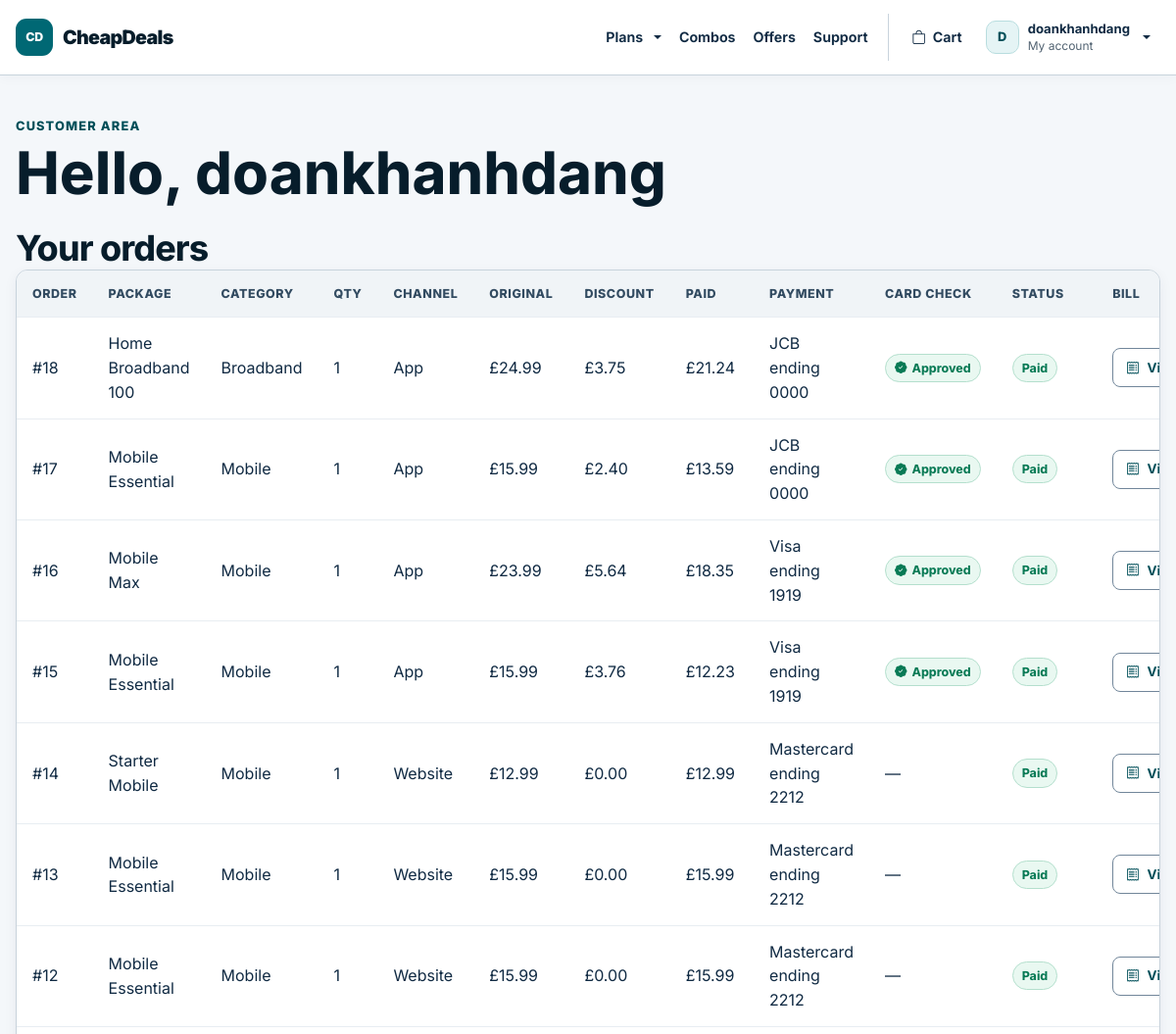
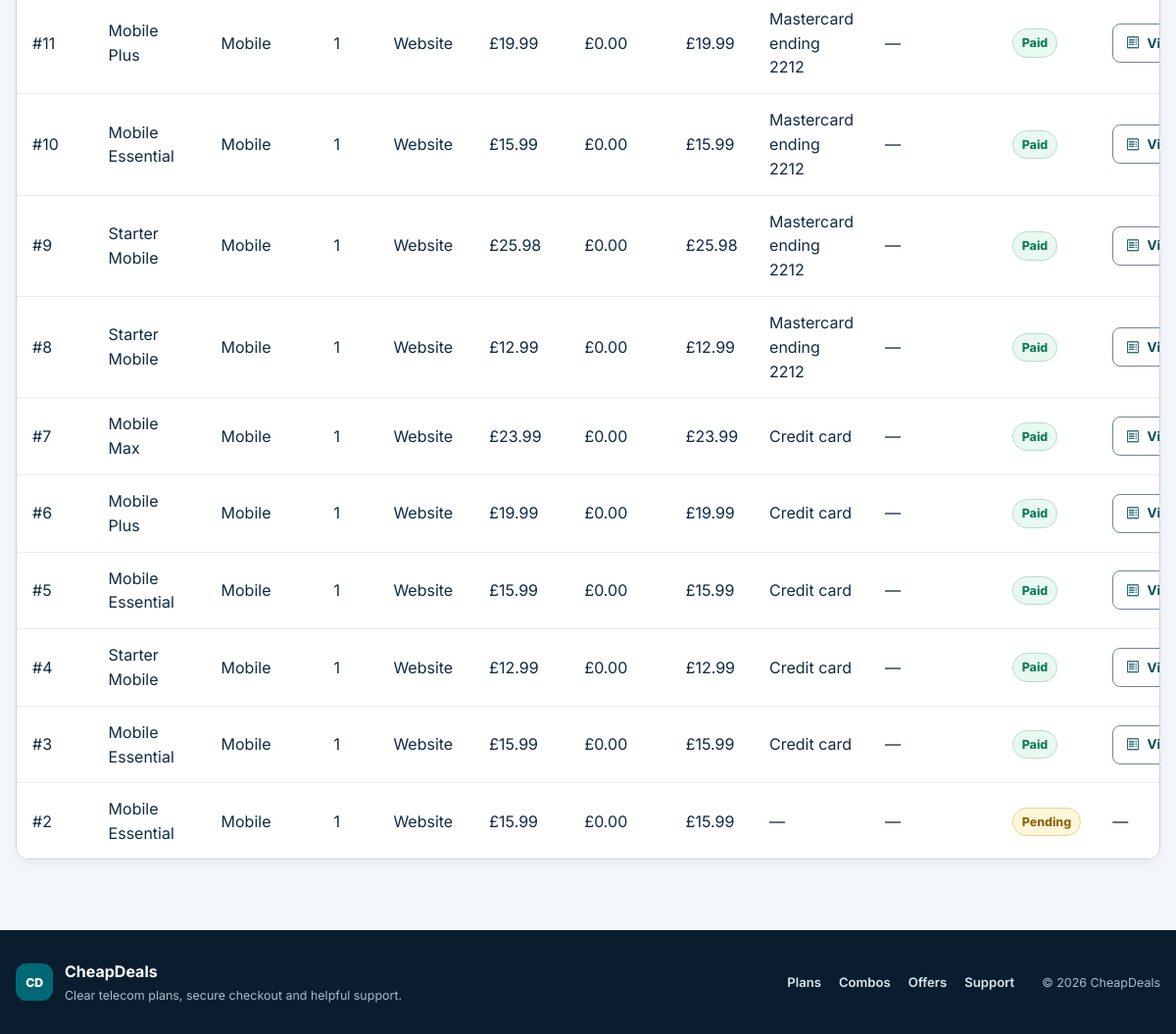
Screenshot of /COMP1807/cheapdeals/public/account (signed in) with the database file from the repository (2 pictures, top to bottom).
### tables this page shows
CREATE TABLE `orders` (
  `id` int(11) NOT NULL,
  `user_id` int(11) DEFAULT NULL,
  `package_id` int(11) DEFAULT NULL,
  `quantity` int(11) NOT NULL DEFAULT 1,
  `total` decimal(10,2) DEFAULT NULL,
  `discount` decimal(10,2) DEFAULT NULL,
  `final_total` decimal(10,2) DEFAULT NULL,
  `status` enum('Pending','Paid','Cancelled') DEFAULT 'Pending',
  `order_channel` varchar(20) NOT NULL DEFAULT 'Website',
  `created_by` int(11) DEFAULT NULL,
  `created_at` timestamp NOT NULL DEFAULT current_timestamp()
);

CREATE TABLE `packages` (
  `id` int(11) NOT NULL,
  `package_name` varchar(100) DEFAULT NULL,
  `category` enum('Mobile','Broadband','Tablet') DEFAULT NULL,
  `price` decimal(10,2) DEFAULT NULL,
  `minutes` int(11) DEFAULT NULL,
  `sms` int(11) DEFAULT NULL,
  `data_gb` int(11) DEFAULT NULL,
  `description` text DEFAULT NULL,
  `stock` int(11) DEFAULT 100,
  `image` varchar(255) DEFAULT NULL,
  `is_active` tinyint(1) NOT NULL DEFAULT 1
);

CREATE TABLE `payments` (
  `id` int(11) NOT NULL,
  `order_id` int(11) DEFAULT NULL,
  `amount` decimal(10,2) DEFAULT NULL,
  `payment_method` varchar(50) DEFAULT NULL,
  `payment_status` enum('Success','Failed') DEFAULT NULL,
  `verification_status` varchar(20) DEFAULT NULL,
  `verification_reference` varchar(60) DEFAULT NULL,
  `verification_message` varchar(255) DEFAULT NULL,
  `receipt_ref` varchar(40) DEFAULT NULL,
  `payment_date` timestamp NOT NULL DEFAULT current_timestamp()
);

### app/core/Controller.php (called while the page is built, shortened)
<?php
class Controller
{
    public function __construct()
    {
        $this->db = new Database();
    }
    protected function view(string $view, array $data = []): void
    {
        extract($data);
        require APP_ROOT . '/views/layout/header.php';
        require APP_ROOT . '/views/layout/navbar.php';
        require APP_ROOT . '/views/' . $view . '.php';
        require APP_ROOT . '/views/layout/footer.php';
    }
    protected function currentCustomer(): ?array
    {
        return $_SESSION['customer'] ?? null;
    }
}

### app/controllers/CustomerController.php (called while the page is built, shortened)
<?php
class CustomerController extends Controller
{
    private function requireCustomer(): array
    {
        $customer = $this->currentCustomer();
        return $customer;
    }
    public function account(): void
    {
        $customer = $this->requireCustomer();
        $orders = (new Order($this->db))
            ->forUser((int) $customer['id']);
        $this->view('customer/account', [
            'title' => 'My account',
            'customer' => $customer,
            'orders' => $orders
        ]);
    }
}

### app/core/Router.php (called while the page is built, shortened)
<?php
class Router
{
    private array $routes = [];
    public function get(string $path, array $handler): void
    {
        $this->routes['GET'][$this->normalize($path)] = $handler;
    }
    public function post(string $path, array $handler): void
    {
        $this->routes['POST'][$this->normalize($path)] = $handler;
    }
    public function dispatch(): void
    {
        $path = $this->normalize((string) parse_url($_SERVER['REQUEST_URI'], PHP_URL_PATH));
        $base = $this->normalize(BASE_PATH);
        if ($base !== '/' && str_starts_with($path, $base)) {
            $path = $this->normalize(substr($path, strlen($base)));
        }
        $method = $_SERVER['REQUEST_METHOD'] ?? 'GET';
        $handler = $this->routes[$method][$path] ?? null;
        [$controller, $action] = $handler;
        (new $controller())->$action();
    }
    private function normalize(string $path): string
    {
        $path = '/' . trim($path, '/');
        return $path === '//' ? '/' : $path;
    }
}

### public/index.php (called while the page is built, shortened)
<?php
require_once __DIR__ . '/../app/config/config.php';
require_once APP_ROOT . '/core/Database.php';
require_once APP_ROOT . '/core/Controller.php';
require_once APP_ROOT . '/core/Router.php';
$router = new Router();
$router->get('/', [PackageController::class, 'index']);
$router->get('/packages', [PackageController::class, 'index']);
$router->get('/package', [PackageController::class, 'detail']);
$router->get('/combos', [DealController::class, 'index']);
$router->get('/combo', [DealController::class, 'detail']);
$router->get('/offers', [OfferController::class, 'index']);
$router->get('/enquiry', [EnquiryController::class, 'create']);
$router->post('/enquiry', [EnquiryController::class, 'store']);
$router->get('/messages', [CustomerController::class, 'messages']);
$router->get('/checkout', [OrderController::class, 'checkout']);
$router->post('/checkout', [OrderController::class, 'store']);
$router->get('/order/success', [OrderController::class, 'success']);
$router->post('/cart/add', [CartController::class, 'add']);
$router->post('/cart/add-deal', [CartController::class, 'addDeal']);
$router->post('/cart/update', [CartController::class, 'update']);
$router->post('/cart/remove', [CartController::class, 'remove']);
$router->get('/payment', [PaymentController::class, 'payment']);
$router->post('/payment', [PaymentController::class, 'store']);
$router->get('/login', [AuthController::class, 'login']);
$router->post('/login', [AuthController::class, 'authenticate']);
$router->get(
    '/forgot-password',
    [AuthController::class, 'forgotPassword']
);
$router->post(
    '/forgot-password/verify',
    [AuthController::class, 'verifyResetAccount']
);
$router->post(
    '/forgot-password/reset',
    [AuthController::class, 'resetPassword']
);
$router->get('/register', [AuthController::class, 'register']);
$router->post('/register', [AuthController::class, 'store']);
$router->get(
    '/register/success',
    [AuthController::class, 'registrationSuccess']
);
$router->get('/logout', [AuthController::class, 'logout']);
$router->post('/logout', [AuthController::class, 'logout']);
$router->get('/account', [CustomerController::class, 'account']);
$router->get('/bill', [CustomerController::class, 'bill']);
$router->get('/subscription', [CustomerController::class, 'subscription']);
$router->post('/subscription/update', [CustomerController::class, 'updateSubscription']);
$router->get('/profile', [CustomerController::class, 'profile']);
$router->post('/profile', [CustomerController::class, 'update']);
$router->post(
    '/profile/payment',
    [CustomerController::class, 'updatePayment']
);
$router->post(
    '/profile/password',
    [CustomerController::class, 'changePassword']
);
$router->get('/crm', [CRMController::class, 'dashboard']);
$router->get('/crm/packages', [CRMController::class, 'packages']);
$router->get('/crm/orders', [CRMController::class, 'orders']);
$router->get('/crm/subscription-changes', [CRMController::class, 'subscriptionChanges']);
$router->get('/crm/customers', [CRMController::class, 'customers']);
$router->post('/crm/customers/create', [CRMController::class, 'createCustomer']);
$router->get('/crm/customer', [CRMController::class, 'customerDetail']);
$router->get('/crm/records', [CRMController::class, 'records']);
$router->get('/crm/record', [CRMController::class, 'recordDetail']);
$router->get('/crm/telephone-order', [CRMController::class, 'telephoneOrder']);
$router->post('/crm/telephone-order/verify', [CRMController::class, 'verifyTelephoneCustomer']);
$router->post('/crm/telephone-order/create-customer', [CRMController::class, 'createTelephoneCustomer']);
$router->post('/crm/telephone-order/place', [CRMController::class, 'placeTelephoneOrder']);
$router->post('/crm/telephone-order/cancel', [CRMController::class, 'cancelTelephoneOrder']);
$router->get('/crm/enquiries', [CRMController::class, 'enquiries']);
$router->get('/crm/enquiries/customer', [CRMController::class, 'customerEnquiries']);
$router->post('/crm/enquiries/reply', [CRMController::class, 'replyEnquiry']);
$router->get('/crm/package/add', [CRMController::class, 'addPackage']);
$router->get('/crm/package/edit', [CRMController::class, 'editPackage']);
$router->post('/crm/package/save', [CRMController::class, 'savePackage']);
$router->post('/crm/package/delete', [CRMController::class, 'deletePackage']);
$router->post('/crm/package/reactivate', [CRMController::class, 'reactivatePackage']);
$router->get('/crm/offers', [AdminOfferController::class, 'index']);
$router->get('/crm/offer/add', [AdminOfferController::class, 'add']);
$router->get('/crm/offer/edit', [AdminOfferController::class, 'edit']);
$router->post('/crm/offer/save', [AdminOfferController::class, 'save']);
$router->post('/crm/offer/archive', [AdminOfferController::class, 'archive']);
$router->post('/crm/offer/reactivate', [AdminOfferController::class, 'reactivate']);
$router->post(
    '/profile/payment/add',
    [CustomerController::class, 'addPaymentMethod']
);
$router->post(
    '/profile/payment/verify',
    [CustomerController::class, 'verifyPaymentMethod']
);
$router->post(
    '/profile/payment/delete',
    [CustomerController::class, 'deletePaymentMethod']
);
$router->post(
    '/profile/payment/default',
    [CustomerController::class, 'setDefaultPaymentMethod']
);
$router->dispatch();

### app/config/config.php (called while the page is built, shortened)
<?php
function url(string $path = ''): string
{
    $path = '/' . ltrim($path, '/');
    return (BASE_PATH ?: '') . ($path === '/' ? '/' : $path);
}
function e(?string $value): string
{
    return htmlspecialchars((string) $value, ENT_QUOTES, 'UTF-8');
}

### app/core/Database.php (called while the page is built, shortened)
<?php
class Database
{
    private PDO $pdo;
    public function __construct()
    {
        $dsn = 'mysql:host=' . DB_HOST . ';dbname=' . DB_NAME . ';charset=utf8mb4';
        $this->pdo = new PDO($dsn, DB_USER, DB_PASS, [
            PDO::ATTR_ERRMODE => PDO::ERRMODE_EXCEPTION,
            PDO::ATTR_DEFAULT_FETCH_MODE => PDO::FETCH_ASSOC,
        ]);
        $this->ensureSchema();
    }
    public function fetchAll(string $sql, array $params = []): array
    {
        $stmt = $this->pdo->prepare($sql);
        $stmt->execute($params);
        return $stmt->fetchAll();
    }
    public function execute(string $sql, array $params = []): bool
    {
        $stmt = $this->pdo->prepare($sql);
        return $stmt->execute($params);
    }
    private function ensureSchema(): void
    {
        $paymentColumns = array_column(
            $this->fetchAll('SHOW COLUMNS FROM payments'),
            'Field'
        );
    }
}

### app/models/Order.php (called while the page is built, shortened)
<?php
class Order
{
    public function forUser(int $userId): array
    {
        return $this->db->fetchAll(
            'SELECT orders.*, packages.package_name, packages.category,
                    staff.full_name AS created_by_name,
                    payments.id AS payment_id,
                    payments.payment_method,
                    payments.payment_status,
                    payments.verification_status,
                    payments.verification_reference,
                    payments.payment_date,
                    payments.receipt_ref
             FROM orders
             LEFT JOIN packages ON packages.id = orders.package_id
             LEFT JOIN users AS staff ON staff.id = orders.created_by
             LEFT JOIN payments ON payments.order_id = orders.id
             WHERE orders.user_id = ?
             ORDER BY orders.id DESC',
            [$userId]
        );
    }
}

### app/views/customer/account.php (the view, shortened to what this page needs)
<section class="section">
    <div class="section-heading">
        <div>
            <p class="eyebrow">Customer area</p>
            <h1>Hello, <?= e($customer['full_name']) ?></h1>
        </div>
    </div>
    <h2>Your orders</h2>
    <div class="table-wrap">
        <table>
            <thead>
                <tr>
                    <th scope="col">Order</th>
                    <th scope="col">Package</th>
                    <th scope="col">Category</th>
                    <th scope="col">Qty</th>
                    <th scope="col">Channel</th>
                    <th scope="col">Original</th>
                    <th scope="col">Discount</th>
                    <th scope="col">Paid</th>
                    <th scope="col">Payment</th>
                    <th scope="col">Card check</th>
                    <th scope="col">Status</th>
                    <th scope="col">Bill</th>
                </tr>
            </thead>
            <tbody>
                <?php foreach ($orders as $order): ?>
                    <tr>
                        <td>#<?= (int) $order['id'] ?></td>
                        <td><?= e($order['package_name']) ?></td>
                        <td><?= e($order['category']) ?></td>
                        <td><?= (int) ($order['quantity'] ?? 1) ?></td>
                        <td><?= e($order['order_channel'] ?? 'Website') ?></td>
                        <td>&pound;<?= number_format((float) $order['total'], 2) ?></td>
                        <td>&pound;<?= number_format((float) $order['discount'], 2) ?></td>
                        <td>&pound;<?= number_format((float) $order['final_total'], 2) ?></td>
                        <td>
                            <?= $order['payment_method'] ? e($order['payment_method']) : '&mdash;' ?>
                        </td>
                        <td>
                            <?= ($order['verification_status'] ?? '') === 'Approved'
                                ? '<span class="visa-check-table-status"><i class="bi bi-patch-check-fill"></i> Approved</span>'
                                : '&mdash;' ?>
                        </td>
                        <td><span class="status-pill<?= $order['status'] === 'Paid' ? ' is-success' : ' is-warning' ?>"><?= e($order['status']) ?></span></td>
                        <td>
                            <?php if (!empty($order['receipt_ref'])): ?>
                                <a class="btn small bill-link" href="<?= url('/bill?ref=' . urlencode($order['receipt_ref'])) ?>">
                                    <i class="bi bi-receipt"></i> View bill
                                </a>
                            <?php else: ?>
                                &mdash;
                            <?php endif; ?>
                        </td>
                    </tr>
                <?php endforeach; ?>
            </tbody>
        </table>
    </div>
</section>

### rows the page displays
orders: id "18", package.package_name "Home Broadband 100", package.category "Broadband", quantity "1", order_channel "App", total "24.99", discount "3.75", final_total "21.24", payments.payment_method "JCB ending 0000", shows "Approved", status "Paid"
orders: id "17", package.package_name "Mobile Essential", package.category "Mobile", quantity "1", order_channel "App", total "15.99", discount "2.40", final_total "13.59", payments.payment_method "JCB ending 0000", shows "Approved", status "Paid"
orders: id "16", package.package_name "Mobile Max", package.category "Mobile", quantity "1", order_channel "App", total "23.99", discount "5.64", final_total "18.35", payments.payment_method "Visa ending 1919", shows "Approved", status "Paid"
orders: id "15", package.package_name "Mobile Essential", package.category "Mobile", quantity "1", order_channel "App", total "15.99", discount "3.76", final_total "12.23", payments.payment_method "Visa ending 1919", shows "Approved", status "Paid"
orders: id "14", package.package_name "Starter Mobile", package.category "Mobile", quantity "1", order_channel "Website", total "12.99", discount "0.00", final_total "12.99", payments.payment_method "Mastercard ending 2212", status "Paid"
orders: id "13", package.package_name "Mobile Essential", package.category "Mobile", quantity "1", order_channel "Website", total "15.99", discount "0.00", final_total "15.99", payments.payment_method "Mastercard ending 2212", status "Paid"
orders: id "12", package.package_name "Mobile Essential", package.category "Mobile", quantity "1", order_channel "Website", total "15.99", discount "0.00", final_total "15.99", payments.payment_method "Mastercard ending 2212", status "Paid"
orders: id "11", package.package_name "Mobile Plus", package.category "Mobile", quantity "1", order_channel "Website", total "19.99", discount "0.00", final_total "19.99", payments.payment_method "Mastercard ending 2212", status "Paid"
orders: id "10", package.package_name "Mobile Essential", package.category "Mobile", quantity "1", order_channel "Website", total "15.99", discount "0.00", final_total "15.99", payments.payment_method "Mastercard ending 2212", status "Paid"
orders: id "9", package.package_name "Starter Mobile", package.category "Mobile", quantity "1", order_channel "Website", total "25.98", discount "0.00", final_total "25.98", payments.payment_method "Mastercard ending 2212", status "Paid"
orders: id "8", package.package_name "Starter Mobile", package.category "Mobile", quantity "1", order_channel "Website", total "12.99", discount "0.00", final_total "12.99", payments.payment_method "Mastercard ending 2212", status "Paid"
orders: id "7", package.package_name "Mobile Max", package.category "Mobile", quantity "1", order_channel "Website", total "23.99", discount "0.00", final_total "23.99", payments.payment_method "Credit card", status "Paid"
orders: id "6", package.package_name "Mobile Plus", package.category "Mobile", quantity "1", order_channel "Website", total "19.99", discount "0.00", final_total "19.99", payments.payment_method "Credit card", status "Paid"
orders: id "5", package.package_name "Mobile Essential", package.category "Mobile", quantity "1", order_channel "Website", total "15.99", discount "0.00", final_total "15.99", payments.payment_method "Credit card", status "Paid"
orders: id "4", package.package_name "Starter Mobile", package.category "Mobile", quantity "1", order_channel "Website", total "12.99", discount "0.00", final_total "12.99", payments.payment_method "Credit card", status "Paid"
orders: id "3", package.package_name "Mobile Essential", package.category "Mobile", quantity "1", order_channel "Website", total "15.99", discount "0.00", final_total "15.99", payments.payment_method "Credit card", status "Paid"
orders: id "2", package.package_name "Mobile Essential", package.category "Mobile", quantity "1", order_channel "Website", total "15.99", discount "0.00", final_total "15.99", status "Pending"

### other values shown
substr((string) $navCustomer['full_name'], 0, 1) "D"
$navCustomer['full_name'] "doankhanhdang"
$customer['full_name'] "doankhanhdang"
